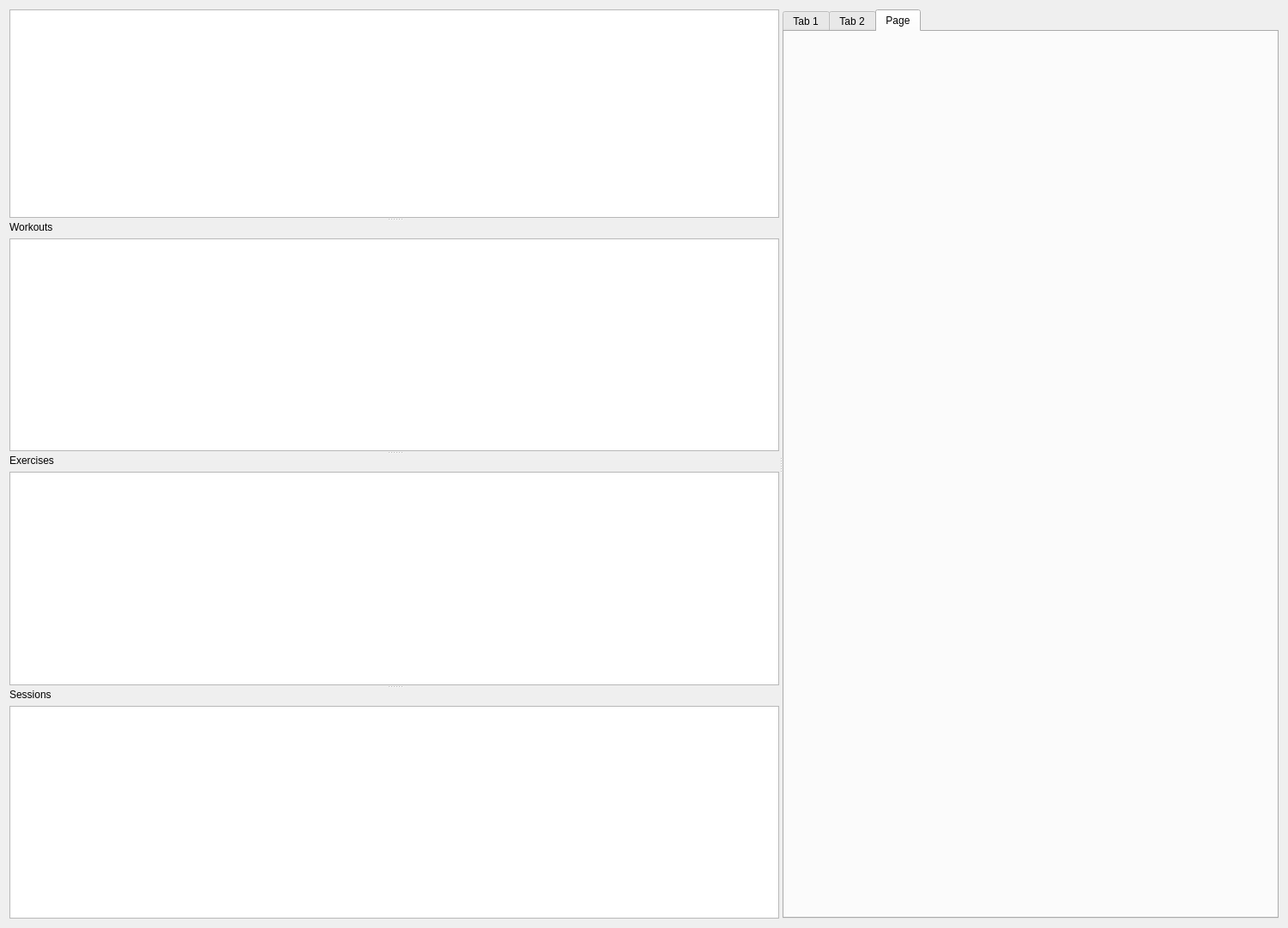
<?xml version="1.0" encoding="UTF-8"?>
<ui version="4.0">
 <class>UserClientMetricsWidget</class>
 <widget class="QWidget" name="UserClientMetricsWidget">
  <property name="geometry">
   <rect>
    <x>0</x>
    <y>0</y>
    <width>1501</width>
    <height>1082</height>
   </rect>
  </property>
  <property name="windowTitle">
   <string>Form</string>
  </property>
  <layout class="QGridLayout" name="gridLayout">
   <item row="0" column="0">
    <widget class="QSplitter" name="splitter_2">
     <property name="orientation">
      <enum>Qt::Orientation::Horizontal</enum>
     </property>
     <widget class="QSplitter" name="splitter">
      <property name="orientation">
       <enum>Qt::Orientation::Vertical</enum>
      </property>
      <widget class="QWidget" name="verticalLayoutWidget">
       <layout class="QVBoxLayout" name="verticalLayout">
        <item>
         <widget class="QTableView" name="clientesTable"/>
        </item>
       </layout>
      </widget>
      <widget class="QWidget" name="verticalLayoutWidget_4">
       <layout class="QVBoxLayout" name="verticalLayout_10">
        <item>
         <widget class="QLabel" name="label_4">
          <property name="text">
           <string>Workouts</string>
          </property>
         </widget>
        </item>
        <item>
         <widget class="QTableView" name="workoutsTable"/>
        </item>
       </layout>
      </widget>
      <widget class="QWidget" name="verticalLayoutWidget_3">
       <layout class="QVBoxLayout" name="verticalLayout_4">
        <item>
         <widget class="QLabel" name="label_3">
          <property name="text">
           <string>Exercises</string>
          </property>
         </widget>
        </item>
        <item>
         <widget class="QTableView" name="exercisesTable"/>
        </item>
       </layout>
      </widget>
      <widget class="QWidget" name="verticalLayoutWidget_2">
       <layout class="QVBoxLayout" name="verticalLayout_3">
        <item>
         <widget class="QLabel" name="label_2">
          <property name="text">
           <string>Sessions</string>
          </property>
         </widget>
        </item>
        <item>
         <widget class="QTableView" name="sesionesTable"/>
        </item>
       </layout>
      </widget>
     </widget>
     <widget class="QWidget" name="widget" native="true">
      <layout class="QGridLayout" name="gridLayout_2">
       <item row="0" column="0">
        <widget class="QTabWidget" name="tabWidget">
         <property name="currentIndex">
          <number>2</number>
         </property>
         <widget class="QWidget" name="tab1">
          <attribute name="title">
           <string>Tab 1</string>
          </attribute>
          <layout class="QGridLayout" name="gridLayout_3"/>
         </widget>
         <widget class="QWidget" name="tab2">
          <attribute name="title">
           <string>Tab 2</string>
          </attribute>
          <layout class="QGridLayout" name="gridLayout_4"/>
         </widget>
         <widget class="QWidget" name="tab3">
          <attribute name="title">
           <string>Page</string>
          </attribute>
          <layout class="QGridLayout" name="gridLayout_5"/>
         </widget>
        </widget>
       </item>
      </layout>
     </widget>
    </widget>
   </item>
  </layout>
 </widget>
 <resources/>
 <connections/>
</ui>
